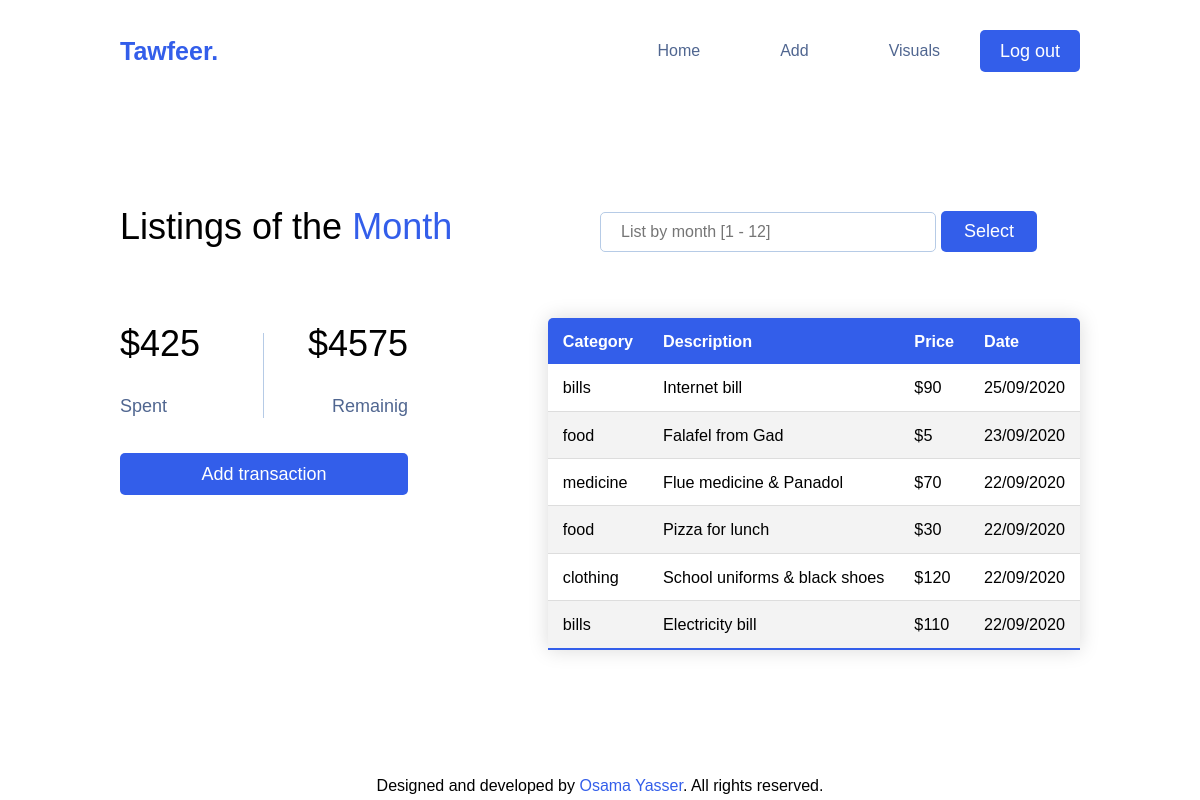
/ (signed in), run on the app's committed database.
### tables this page shows
CREATE TABLE transactions (
    id INTEGER PRIMARY KEY AUTOINCREMENT,
    bridge_id INTEGER NOT NULL,
    description TEXT NOT NULL,
    price NUMERIC NOT NULL,
    occurred_at DATE NOT NULL,
    FOREIGN KEY (bridge_id) REFERENCES bridge (id)
);

CREATE TABLE categories (
    id INTEGER PRIMARY KEY AUTOINCREMENT,
    name TEXT NOT NULL);

### app.py (the view)
@app.route('/', methods=['GET', 'POST'])
@login_required
def index():
    user_id = session['user_id']
    cash = db.execute("""
        SELECT cash FROM users
        WHERE id = :id;
    """, id=user_id)[0]['cash']
    if request.method == 'POST':
        month = request.form.get('month')
        if not month:
            return apology('Missing a month?', 400)
        month_name = datetime(2020, int(month), 1).strftime('%B')
        month_name.capitalize()
        if month not in ('10', '11', '12'):
            month = '0' + month
        spent = db.execute("""
            SELECT SUM(t.price) AS sum
            FROM transactions t
            JOIN bridge b
            ON b.id = t.bridge_id
            AND b.user_id = :id
            AND strftime('%m', t.occurred_at) = :month
        """, id=user_id, month=month)[0]['sum']
        if not spent:
            remain, spent = cash, 0
        else:
            remain = cash - spent
        rows = db.execute("""
            SELECT c.name category,
            t.description description,
            t.price price,
            strftime('%d/%m/%Y' ,t.occurred_at) date
            FROM categories c
            JOIN bridge b
            ON c.id = b.category_id
            AND user_id = :id
            JOIN transactions t
            ON b.id = t.bridge_id
            AND strftime('%m', t.occurred_at) = :month
            ORDER BY t.occurred_at DESC, c.name DESC;
        """, id=user_id, month=month)
        return render_template('index.html',
                               spent=spent, remain=remain, rows=rows, month=month_name)
    else:
        spent = db.execute("""
            SELECT SUM(t.price) AS sum
            FROM transactions t
            JOIN bridge b
            ON b.id = t.bridge_id
            AND b.user_id = :id
            AND strftime('%m', t.occurred_at)
            = strftime('%m', date('now'));
        """, id=user_id)[0]['sum']
        if not spent:
            remain, spent = cash, 0
        else:
            remain = cash - spent
        rows = db.execute("""
            SELECT c.name category,
            t.description description,
            t.price price,
            strftime('%d/%m/%Y' ,t.occurred_at) date
            FROM categories c
            JOIN bridge b
            ON c.id = b.category_id
            AND user_id = :id
            JOIN transactions t
            ON b.id = t.bridge_id
            AND strftime('%m', t.occurred_at)
            = strftime('%m', date('now'))
            ORDER BY t.occurred_at DESC, c.name DESC;
        """, id=user_id)
        return render_template('index.html',
                               spent=spent, remain=remain, rows=rows)

### app.py (called while the page is built)
@app.after_request
def after_request(response):
    response.headers["Cache-Control"] = "no-cache, no-store, must-revalidate"
    response.headers["Expires"] = 0
    response.headers["Pragma"] = "no-cache"
    return response

### helpers.py (called while the page is built)
def login_required(f):
    @wraps(f)
    def decorated_function(*args, **kwargs):
        if session.get("user_id") is None:
            return redirect("/login")
        return f(*args, **kwargs)
    return decorated_function

### templates/index.html (shortened to what this page needs)
{% extends "layout.html" %}
{% block main %}
    <div id="home">
        <div class="container">
            <div class="month-div">
                {% if not month %}
                    <h1>Listings of the <span class="text-primary">Month</span></h1>
                {% else %}
                    <h1>Listings of <span class="text-primary">{{ month }}</span></h1>
                {% endif %}
                <form action="/" method="POST">
                    <div class="form-group">
                        <input placeholder="List by month [1 - 12]" autocomplete="off" min="1" max="12" name="month" id="month" type="number">
                        <button style="width: 20%;" type="submit" class="btn btn-primary">Select</button>
                    </div>
                </form>
            </div>
            <div class="numbers">
                <div class="spent">
                    <h1>${{ spent }}</h1>
                    <p>Spent</p>
                </div>
                <div class="remaining">
                    <h1>${{ remain }}</h1>
                    <p>Remainig</p>
                </div>
                <a href="/add" class="btn btn-primary">Add transaction</a>
            </div>
            <div class="table">
                <table id='table' class="content-table">
                    <thead>
                        <tr>
                            <th>Category</th>
                            <th>Description</th>
                            <th>Price</th>
                            <th>Date</th>
                        </tr>
                    </thead>
                    <tbody id="tbody">
                        {% for row in rows %}
                        <tr>
                            <td>{{ row["category"] }}</td>
                            <td>{{ row["description"] }}</td>
                            <td>${{ row["price"] }}</td>
                            <td>{{ row["date"] }}</td>
                        </tr>
                        {% endfor %}
                    </tbody>
                </table>
            </div>
        </div>
    </div>
{% endblock %}

### static/styles.css (style rules this page uses)
* { padding: 0; margin: 0; box-sizing: border-box; }
html, body { font-family: 'Noto Sans HK', sans-serif; line-height: 1.4em; }
h1, h2, h3 { margin-bottom: 40px; }
a { color: #506690; text-decoration: none; }
.container { max-width: 1000px; margin: auto; overflow: auto; padding: 0px 20px; }
.text-primary { color: #335eea; }
.btn { display: inline-block; font-size: 18px; padding: 10px 20px; border: none; cursor: pointer; border-radius: 5px; font-family: 'Noto Sans HK', sans-serif; }
.btn-primary { background-color: #335eea; color: #fff; }
.content-table { border-collapse: collapse; margin: 25px 0; font-size: 0.9em; min-width: 400px; border-radius: 5px 5px 0 0; overflow: hidden; box-shadow: 0 0 20px rgba(0, 0, 0, 0.15); }
.content-table thead tr { background-color: #335eea; color: #fff; text-align: left; font-weight: bold; }
.content-table th, .content-table td { padding: 12px 15px; }
.content-table tbody tr { border-bottom: 1px solid #dddddd; }
.content-table tbody tr:nth-of-type(even) { background-color: #f3f3f3; }
.content-table tbody tr:last-of-type { border-bottom: 2px solid #335eea; }
#home { padding-top: 100px; font-size: 18px; }
#home .numbers { width: 30%; float: left; margin-top: 40px; min-height: 100%; }
#home .table { width: 70%; float: right; }
#home .table table { float: right; }
#home .numbers .spent { width: 50%; float: left; border-right: 1px solid #b6cbe6; }
#home .numbers .remaining { width: 50%; float: right; text-align: right; }
#home .numbers h1 { font-weight: lighter; }
#home .numbers p { color: #506690; }
#home .numbers a { margin-top: 35px; min-width: 100%; text-align: center; }
#home .month-div form { width: 50%; float: right; }
#home .month-div form .form-group { width: 100%; margin: auto; }
#home .month-div h1 { width: 50%; float: left; font-weight: lighter; line-height: 1.4em; }
#home .month-div form input { width: 70%; padding: 10px 20px; font-size: 16px; border: 1px solid #b6cbe6; border-radius: 5px; margin-top: 10px; font-family: 'Noto Sans HK', sans-serif; }

### data on the page
transactions: category "bills", description "Internet bill", price "90", date "25/09/2020"
transactions: category "food", description "Falafel from Gad", price "5", date "23/09/2020"
transactions: category "medicine", description "Flue medicine & Panadol", price "70", date "22/09/2020"
transactions: category "food", description "Pizza for lunch", price "30", date "22/09/2020"
transactions: category "clothing", description "School uniforms & black shoes", price "120", date "22/09/2020"
transactions: category "bills", description "Electricity bill", price "110", date "22/09/2020"

### other printed values
{{ spent }} "425"
{{ remain }} "4575"
